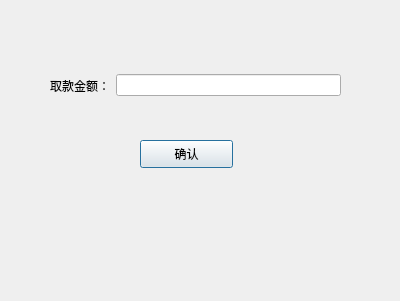
<?xml version="1.0" encoding="UTF-8"?>
<ui version="4.0">
 <class>withdraw</class>
 <widget class="QDialog" name="withdraw">
  <property name="geometry">
   <rect>
    <x>0</x>
    <y>0</y>
    <width>400</width>
    <height>301</height>
   </rect>
  </property>
  <property name="windowTitle">
   <string>Dialog</string>
  </property>
  <widget class="QPushButton" name="verify_button">
   <property name="geometry">
    <rect>
     <x>140</x>
     <y>140</y>
     <width>93</width>
     <height>28</height>
    </rect>
   </property>
   <property name="text">
    <string>确认</string>
   </property>
  </widget>
  <widget class="QWidget" name="layoutWidget">
   <property name="geometry">
    <rect>
     <x>50</x>
     <y>50</y>
     <width>291</width>
     <height>71</height>
    </rect>
   </property>
   <layout class="QHBoxLayout" name="horizontalLayout">
    <item>
     <widget class="QLabel" name="withdraw_label">
      <property name="text">
       <string>取款金额：</string>
      </property>
     </widget>
    </item>
    <item>
     <widget class="QLineEdit" name="wamount_edit"/>
    </item>
   </layout>
  </widget>
 </widget>
 <resources/>
 <connections>
  <connection>
   <sender>verify_button</sender>
   <signal>clicked()</signal>
   <receiver>withdraw</receiver>
   <slot>close()</slot>
   <hints>
    <hint type="sourcelabel">
     <x>185</x>
     <y>159</y>
    </hint>
    <hint type="destinationlabel">
     <x>93</x>
     <y>229</y>
    </hint>
   </hints>
  </connection>
 </connections>
</ui>
